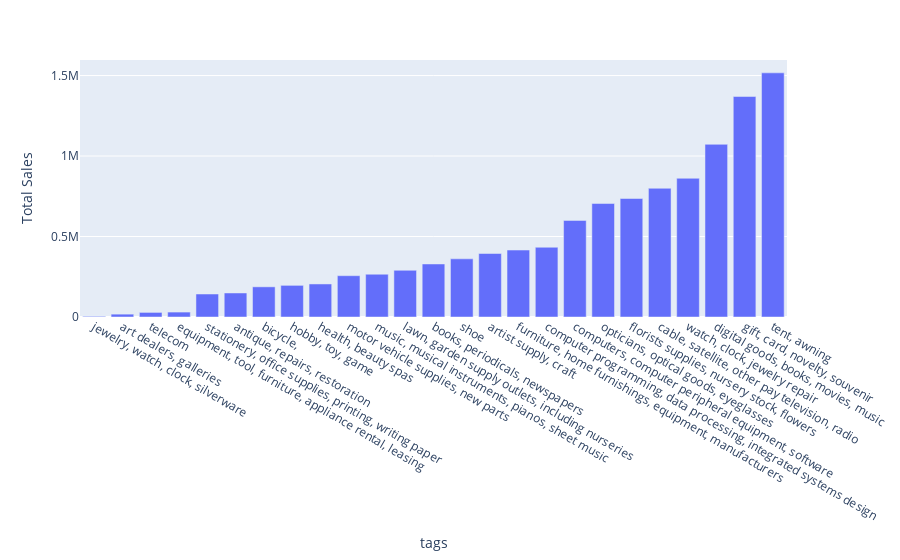

The cell this chart's notebook holds for it:
### Code cell
tags.pandas_api().plot.bar('tags', 'Total Sales')

### Figure 1 — Plotly figure (JSON) as saved in the notebook; plotly's stock layout.template omitted (floating-point values rounded to 4 significant figures)
{"data": [{"alignmentgroup": "True", "hovertemplate": "tags=%{x}<br>Total Sales=%{y}<extra></extra>", "legendgroup": "", "marker": {"color": "#636efa", "pattern": {"shape": ""}}, "name": "", "offsetgroup": "", "orientation": "v", "showlegend": false, "textposition": "auto", "type": "bar", "x": ["jewelry, watch, clock, silverware", "art dealers, galleries", "telecom", "equipment, tool, furniture, appliance rental, leasing", "stationery, office supplies, printing, writing paper", "antique, repairs, restoration", "bicycle,", "hobby, toy, game", "health, beauty spas", "motor vehicle supplies, new parts", "music, musical instruments, pianos, sheet music", "lawn, garden supply outlets, including nurseries", "books, periodicals, newspapers", "shoe", "artist supply, craft", "furniture, home furnishings, equipment, manufacturers", "computer programming, data processing, integrated systems design", "computers, computer peripheral equipment, software", "opticians, optical goods, eyeglasses", "florists supplies, nursery stock, flowers", "cable, satellite, other pay television, radio", "watch, clock, jewelry repair", "digital goods, books, movies, music", "gift, card, novelty, souvenir", "tent, awning"], "xaxis": "x", "y": [4115, 17713, 28514, 30604, 142832, 149239, 187458, 196582, 205277, 256627, 265763, 290099, 329351, 361370, 394455, 415926, 433294, 600048, 704909, 736148, 799536, 861700, 1072727, 1369641, 1516682], "yaxis": "y"}], "layout": {"barmode": "relative", "legend": {"tracegroupgap": 0}, "margin": {"t": 60}, "xaxis": {"anchor": "y", "domain": [0, 1], "title": {"text": "tags"}}, "yaxis": {"anchor": "x", "domain": [0, 1], "title": {"text": "Total Sales"}}}}
